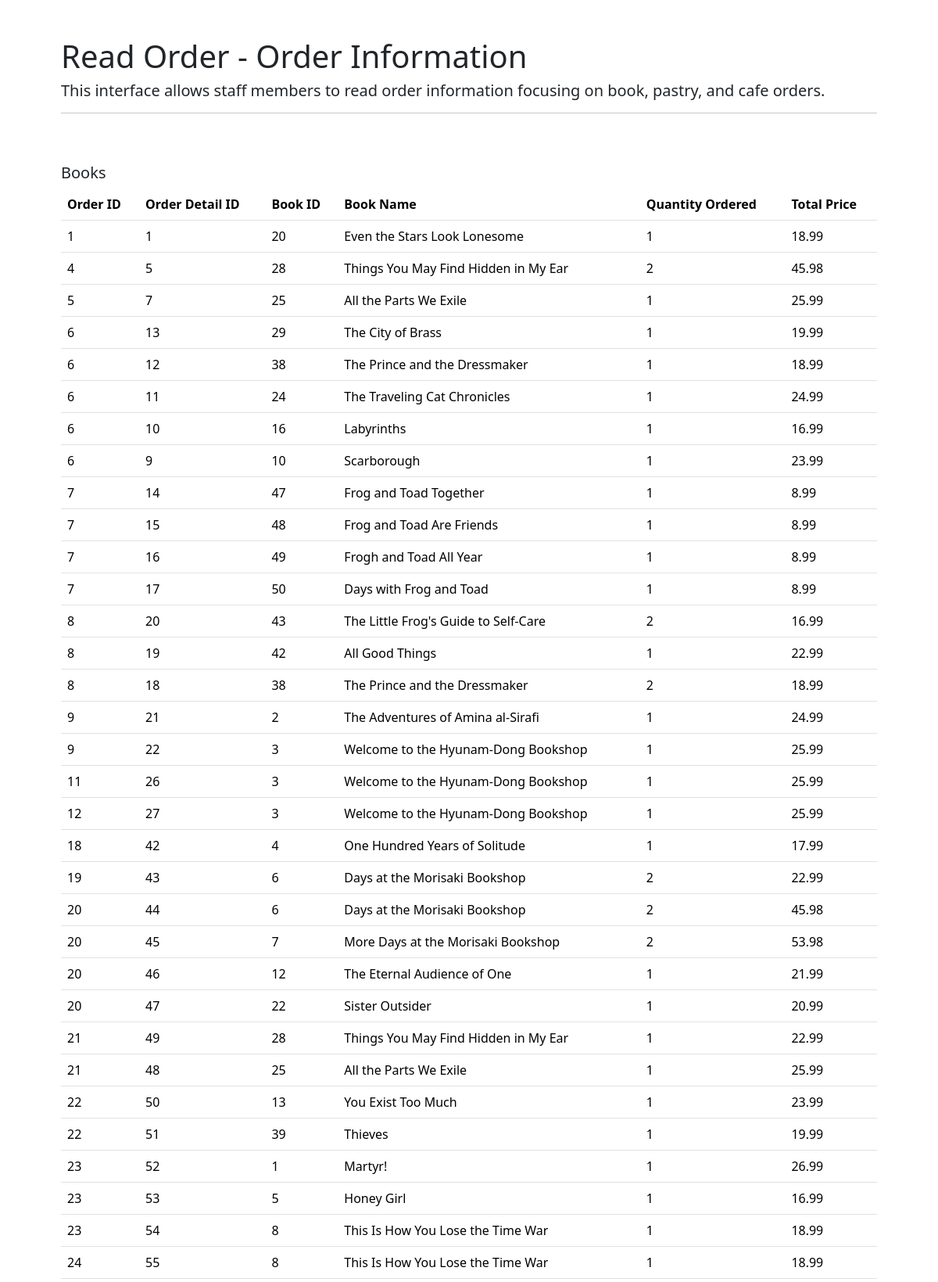
The page /final_project/additional/orders_details_categories.php (upper part) on the database its author committed.
### tables this page shows
CREATE TABLE order_detail (
  order_detail_id INT NOT NULL,
  fk_order_id INT,
  fk_book_id INT,
  fk_pastry_id INT,
  fk_beverage_id INT,
  quantity_ordered INT NOT NULL,
  detail_total_price DOUBLE,
  PRIMARY KEY (order_detail_id),
  FOREIGN KEY (fk_beverage_id)
      REFERENCES beverage(beverage_id),
  FOREIGN KEY (fk_pastry_id)
      REFERENCES pastry(pastry_id),
  FOREIGN KEY (fk_book_id)
      REFERENCES book(book_id),
  FOREIGN KEY (fk_order_id)
      REFERENCES orders(order_id)
);

CREATE TABLE book (
  book_id INT NOT NULL,
  book_name VARCHAR(200) NOT NULL,
  book_quantity INT,
  book_price DOUBLE,
  book_isbn VARCHAR(15),
  book_pub_date DATE,
  PRIMARY KEY (book_id)
);

### final_project/additional/orders_details_categories.php (the view, shortened to what this page needs)
<?php
require_once '../connect.php';
$q1 = "SELECT fk_order_id, order_detail_id, fk_book_id, book_name, quantity_ordered, detail_total_price
FROM order_detail
INNER JOIN book ON book.book_id = order_detail.fk_book_id
WHERE fk_book_id != 'NULL' OR fk_book_id != '0'
ORDER BY fk_order_id";
$stmt1 = $conn->prepare($q1);
$stmt1->execute($i);
?>
<!DOCTYPE HTML>
<html>
    <head>
         <link href="https://cdn.jsdelivr.net/npm/bootstrap@5.3.8/dist/css/bootstrap.min.css" rel="stylesheet">
    </head>
    <body>
    <div class="container p-5">
        <h1>Read Order - Order Information</h1>
        <h5>This interface allows staff members to read order information focusing on book, pastry, and cafe orders.</h5>
        <hr/>
        <br><br>
        <h5>Books</h5>
        <table class="table">
                <thead>
                    <tr>
                    <th>Order ID</th>
                    <th>Order Detail ID</th>
                    <th>Book ID</th>
                    <th>Book Name</th>
                    <th>Quantity Ordered</th>
                    <th>Total Price</th>
                    </tr>
                </thead>
                <tbody>
                <?php
                    while($orders = $stmt1->fetch(PDO::FETCH_ASSOC)) { ?>
                    <tr>
                        <td><?php echo $orders["fk_order_id"];?></td>
                        <td><?php echo $orders["order_detail_id"];?></td>
                        <td><?php echo $orders["fk_book_id"];?></td>
                        <td><?php echo $orders["book_name"];?></td>
                        <td><?php echo $orders["quantity_ordered"];?></td>
                        <td><?php echo $orders["detail_total_price"];?></td>
                    </tr>
                <?php
                    } ?>
                </tbody>
                </table>
    </div>
    </body>
</html>

### rows shown on the page
order_detail: fk_order "1", order_detail_id "1", fk_book "20", fk_book.book_name "Even the Stars Look Lonesome", quantity_ordered "1", detail_total_price "18.99"
order_detail: fk_order "4", order_detail_id "5", fk_book "28", fk_book.book_name "Things You May Find Hidden in My Ear", quantity_ordered "2", detail_total_price "45.98"
order_detail: fk_order "5", order_detail_id "7", fk_book "25", fk_book.book_name "All the Parts We Exile", quantity_ordered "1", detail_total_price "25.99"
order_detail: fk_order "6", order_detail_id "13", fk_book "29", fk_book.book_name "The City of Brass", quantity_ordered "1", detail_total_price "19.99"
order_detail: fk_order "6", order_detail_id "12", fk_book "38", fk_book.book_name "The Prince and the Dressmaker", quantity_ordered "1", detail_total_price "18.99"
order_detail: fk_order "6", order_detail_id "11", fk_book "24", fk_book.book_name "The Traveling Cat Chronicles", quantity_ordered "1", detail_total_price "24.99"
order_detail: fk_order "6", order_detail_id "10", fk_book "16", fk_book.book_name "Labyrinths", quantity_ordered "1", detail_total_price "16.99"
order_detail: fk_order "6", order_detail_id "9", fk_book "10", fk_book.book_name "Scarborough", quantity_ordered "1", detail_total_price "23.99"
order_detail: fk_order "7", order_detail_id "14", fk_book "47", fk_book.book_name "Frog and Toad Together", quantity_ordered "1", detail_total_price "8.99"
order_detail: fk_order "7", order_detail_id "15", fk_book "48", fk_book.book_name "Frog and Toad Are Friends", quantity_ordered "1", detail_total_price "8.99"
order_detail: fk_order "7", order_detail_id "16", fk_book "49", fk_book.book_name "Frogh and Toad All Year", quantity_ordered "1", detail_total_price "8.99"
order_detail: fk_order "7", order_detail_id "17", fk_book "50", fk_book.book_name "Days with Frog and Toad", quantity_ordered "1", detail_total_price "8.99"
order_detail: fk_order "8", order_detail_id "20", fk_book "43", fk_book.book_name "The Little Frog's Guide to Self-Care", quantity_ordered "2", detail_total_price "16.99"
order_detail: fk_order "8", order_detail_id "19", fk_book "42", fk_book.book_name "All Good Things", quantity_ordered "1", detail_total_price "22.99"
order_detail: fk_order "8", order_detail_id "18", fk_book "38", fk_book.book_name "The Prince and the Dressmaker", quantity_ordered "2", detail_total_price "18.99"
order_detail: fk_order "9", order_detail_id "21", fk_book "2", fk_book.book_name "The Adventures of Amina al-Sirafi", quantity_ordered "1", detail_total_price "24.99"
order_detail: fk_order "9", order_detail_id "22", fk_book "3", fk_book.book_name "Welcome to the Hyunam-Dong Bookshop", quantity_ordered "1", detail_total_price "25.99"
order_detail: fk_order "11", order_detail_id "26", fk_book "3", fk_book.book_name "Welcome to the Hyunam-Dong Bookshop", quantity_ordered "1", detail_total_price "25.99"
order_detail: fk_order "12", order_detail_id "27", fk_book "3", fk_book.book_name "Welcome to the Hyunam-Dong Bookshop", quantity_ordered "1", detail_total_price "25.99"
order_detail: fk_order "18", order_detail_id "42", fk_book "4", fk_book.book_name "One Hundred Years of Solitude", quantity_ordered "1", detail_total_price "17.99"
order_detail: fk_order "19", order_detail_id "43", fk_book "6", fk_book.book_name "Days at the Morisaki Bookshop", quantity_ordered "2", detail_total_price "22.99"
order_detail: fk_order "20", order_detail_id "44", fk_book "6", fk_book.book_name "Days at the Morisaki Bookshop", quantity_ordered "2", detail_total_price "45.98"
order_detail: fk_order "20", order_detail_id "45", fk_book "7", fk_book.book_name "More Days at the Morisaki Bookshop", quantity_ordered "2", detail_total_price "53.98"
order_detail: fk_order "20", order_detail_id "46", fk_book "12", fk_book.book_name "The Eternal Audience of One", quantity_ordered "1", detail_total_price "21.99"
order_detail: fk_order "20", order_detail_id "47", fk_book "22", fk_book.book_name "Sister Outsider", quantity_ordered "1", detail_total_price "20.99"
order_detail: fk_order "21", order_detail_id "49", fk_book "28", fk_book.book_name "Things You May Find Hidden in My Ear", quantity_ordered "1", detail_total_price "22.99"
order_detail: fk_order "21", order_detail_id "48", fk_book "25", fk_book.book_name "All the Parts We Exile", quantity_ordered "1", detail_total_price "25.99"
order_detail: fk_order "22", order_detail_id "50", fk_book "13", fk_book.book_name "You Exist Too Much", quantity_ordered "1", detail_total_price "23.99"
order_detail: fk_order "22", order_detail_id "51", fk_book "39", fk_book.book_name "Thieves", quantity_ordered "1", detail_total_price "19.99"
order_detail: fk_order "23", order_detail_id "52", fk_book "1", fk_book.book_name "Martyr!", quantity_ordered "1", detail_total_price "26.99"
order_detail: fk_order "23", order_detail_id "53", fk_book "5", fk_book.book_name "Honey Girl", quantity_ordered "1", detail_total_price "16.99"
order_detail: fk_order "23", order_detail_id "54", fk_book "8", fk_book.book_name "This Is How You Lose the Time War", quantity_ordered "1", detail_total_price "18.99"
order_detail: fk_order "24", order_detail_id "55", fk_book "8", fk_book.book_name "This Is How You Lose the Time War", quantity_ordered "1", detail_total_price "18.99"
